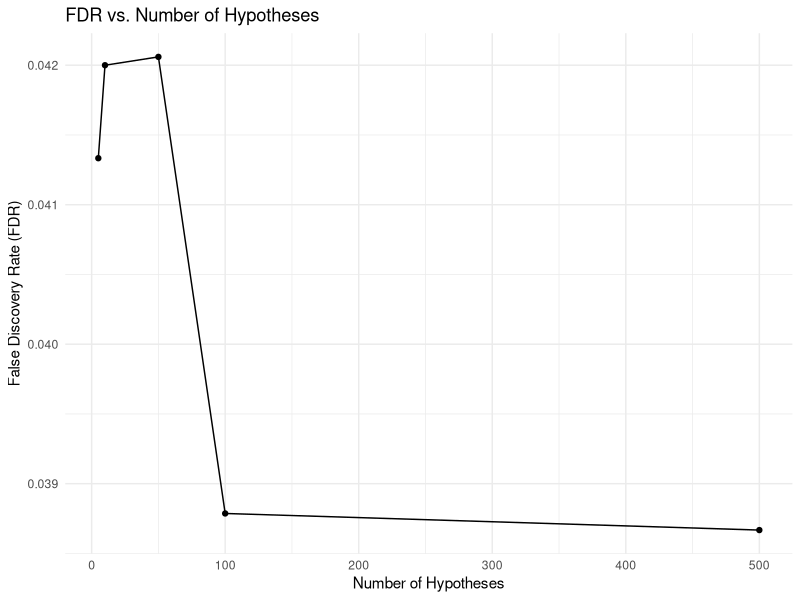
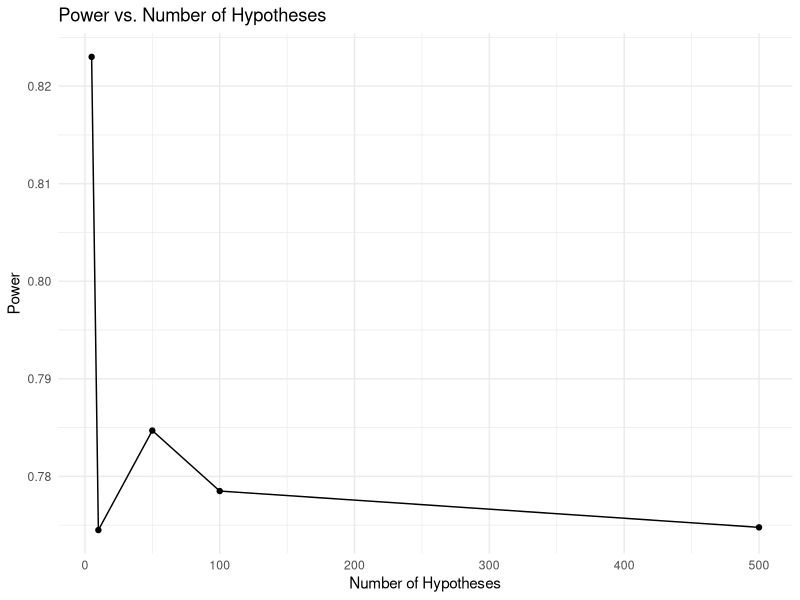
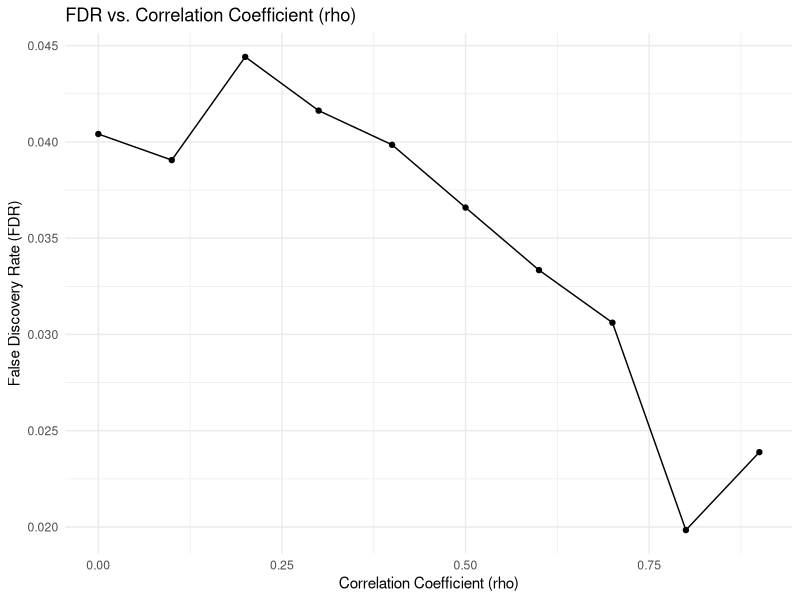
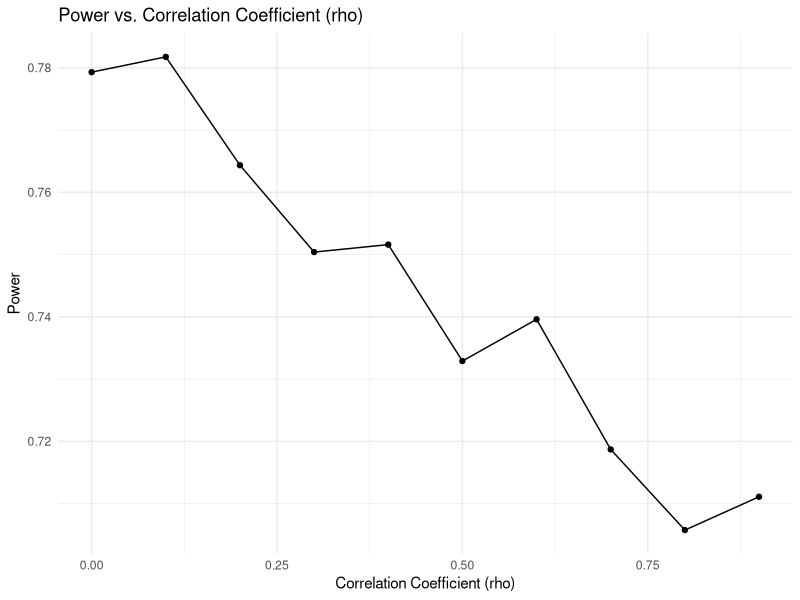

Here is the R script that generated these plots, in order:
## ---- chunk 1
knitr::opts_chunk$set(echo = TRUE)
## ---- chunk 2
# Random seed
set.seed(110)

# Set the parameters
nsamp <- 100           # Number of hypotheses to test
n <- 50                # Sample size for each hypothesis
m0 <- 0.8*nsamp        # Number of true null hypotheses
mu_alternative <- 0.3  # Mean for the alternative hypothesis (for the false null hypotheses)
alpha <- 0.05          # Significance level for FDR control
iterations <- 1000     # Number of iterations for simulation

# Function to simulate one iteration
simulate_one_iteration <- function(nsamp, n, m0, mu_alternative, alpha) {
  # Generate the data
  # True null hypotheses
  data_true_null <- matrix(rnorm(m0 * n, mean = 0, sd = 1), ncol = n)
  # False null hypotheses
  data_false_null <- matrix(rnorm((nsamp - m0) * n, mean = mu_alternative, sd = 1), ncol = n)
  data <- rbind(data_true_null, data_false_null)
  
  # Perform hypothesis tests and collect p-values
  p_values <- apply(data, 1, function(sample) {
    test <- t.test(sample, mu = 0)
    test$p.value
  })
  
  # Apply the Benjamini-Hochberg procedure (The adjusted p-value for the test with rank \( i \) is calculated as the smallest of the adjusted p-values for ranks greater than or equal to \( i \) and is given by \(\min\left( p_{(i)} \frac{m}{i}, 1 \right)\).)
  p_adjusted <- p.adjust(p_values, method = "BH")
  
  # Determine the number of false positives and true positives
  V <- sum(p_adjusted[1:m0] < alpha) # True nulls incorrectly rejected
  S <- sum(p_adjusted[(m0 + 1):nsamp] < alpha) # False nulls correctly rejected
  
  # Calculate FDR for this iteration (protect against division by zero)
  FDR <- ifelse((V + S) > 0, V / (V + S), 0)
  
  # Return the FDR and the number of false positives and true positives as a list
  return(list(FDR = FDR, V = V, S = S))
}

# Run the simulation over many iterations and store the results as a list of lists
results <- replicate(iterations, simulate_one_iteration(nsamp, n, m0, mu_alternative, alpha), simplify = FALSE)

# Calculate the average FDR, V, and S over all iterations
average_FDR <- mean(sapply(results, function(res) res$FDR))
average_V <- mean(sapply(results, function(res) res$V))
average_S <- mean(sapply(results, function(res) res$S))

# Print the results
cat("Average V:", average_V, "\n")
cat("Average S:", average_S, "\n")
cat("Average FDR:", average_FDR, "\n")
## ---- chunk 3
#fdr <- rep(0,iterations)
#for (i in 1:iterations){
 # fdr[i] <- results[[i]]$FDR
#}
#mean(fdr<0.05)
## ---- chunk 4
#hist(sapply(results, function(res) res$FDR))
## ---- chunk 5
# Random seed
set.seed(110)

# Function to simulate one iteration with a given number of hypotheses
simulate_one_iteration <- function(nsamp, n, m0, mu_alternative, alpha) {
  # Generate the data for true null and false null hypotheses
  data_true_null <- matrix(rnorm(m0 * n, mean = 0, sd = 1), ncol = n)
  data_false_null <- matrix(rnorm((nsamp - m0) * n, mean = mu_alternative, sd = 1), ncol = n)
  data <- rbind(data_true_null, data_false_null)
  
  # Perform hypothesis tests and collect p-values
  p_values <- apply(data, 1, function(sample) {
    test <- t.test(sample, mu = 0)
    test$p.value
  })
  
  # Apply the Benjamini-Hochberg procedure
  p_adjusted <- p.adjust(p_values, method = "BH")
  
  # Determine the number of false positives and true positives
  V <- sum(p_adjusted[1:m0] < alpha)
  S <- sum(p_adjusted[(m0 + 1):nsamp] < alpha)
  
  # Calculate the FDR and power for this iteration
  FDR <- ifelse((V + S) > 0, V / (V + S), 0)
  power <- S / (nsamp - m0)
  
  # Return the FDR and power as a list
  return(list(FDR = FDR, power = power))
}

# Function to run the simulation for different numbers of hypotheses
run_simulation <- function(hypothesis_set_sizes, n, m0_ratio, mu_alternative, alpha, iterations) {
  results <- list()
  
  # Loop over the different hypothesis set sizes
  for (nsamp in hypothesis_set_sizes) {
    m0 <- round(nsamp * m0_ratio) # Number of true null hypotheses based on ratio
    # Run the simulation for the current number of hypotheses
    iteration_results <- replicate(iterations, simulate_one_iteration(nsamp, n, m0, mu_alternative, alpha), simplify = FALSE)
    
    # Calculate the average FDR and power over all iterations
    average_FDR <- mean(sapply(iteration_results, function(res) res$FDR))
    average_power <- mean(sapply(iteration_results, function(res) res$power))
    
    # Store the results
    results[[as.character(nsamp)]] <- list(FDR = average_FDR, power = average_power)
  }
  
  return(results)
}

# Parameters
n <- 50                   # Sample size for each hypothesis
m0_ratio <- 0.8           # Ratio of true null hypotheses
mu_alternative <- 0.5       # Mean for the alternative hypothesis
alpha <- 0.05             # Significance level for FDR control
iterations <- 1000        # Number of iterations for simulation
hypothesis_set_sizes <- c(5, 10, 50, 100, 500) # Different numbers of hypotheses to test

# Run the simulation
comparison_results <- run_simulation(hypothesis_set_sizes, n, m0_ratio, mu_alternative, alpha, iterations)

# Print the results
print(comparison_results)
## ---- chunk 6
# Load library
library(ggplot2)

# Extract the number of hypotheses (as character), FDR, and power into vectors
hypothesis_set_sizes <- as.numeric(names(comparison_results))
fdr_values <- sapply(comparison_results, function(x) x$FDR)
power_values <- sapply(comparison_results, function(x) x$power)

# Create a data frame for plotting
plot_data <- data.frame(
  HypothesisSetSize = hypothesis_set_sizes,
  FDR = fdr_values,
  Power = power_values
)

# Plot FDR against number of hypotheses
ggplot(plot_data, aes(x = HypothesisSetSize, y = FDR)) +
  geom_line() +
  geom_point() +
  theme_minimal() +
  ggtitle("FDR vs. Number of Hypotheses") +
  xlab("Number of Hypotheses") +
  ylab("False Discovery Rate (FDR)")

# Plot power against number of hypotheses
ggplot(plot_data, aes(x = HypothesisSetSize, y = Power)) +
  geom_line() +
  geom_point() +
  theme_minimal() +
  ggtitle("Power vs. Number of Hypotheses") +
  xlab("Number of Hypotheses") +
  ylab("Power")

## ---- chunk 7
# Load the MASS package for the mvrnorm function
library(MASS)

# Random seed
set.seed(110)

# Function to simulate one iteration with correlation
simulate_one_iteration_with_correlation <- function(nsamp, n, m0, mu_alternative, alpha, correlation_matrix) {
  # Generate the correlated data
  data <- mvrnorm(n, mu = rep(0, nsamp), Sigma = correlation_matrix)
  
  # Adjust means for the alternative hypothesis
  for (i in (m0 + 1):nsamp) {
    data[, i] <- data[, i] + mu_alternative
  }
  
  # Perform hypothesis tests and collect p-values
  p_values <- apply(data, 2, function(sample) {
    test <- t.test(sample, mu = 0)
    test$p.value
  })
  
  # Apply the Benjamini-Hochberg procedure
  p_adjusted <- p.adjust(p_values, method = "BH")
  
  # Determine the number of false positives and true positives
  V <- sum(p_adjusted[1:m0] < alpha)
  S <- sum(p_adjusted[(m0 + 1):nsamp] < alpha)
  
  # Calculate the FDR and power for this iteration
  FDR <- ifelse((V + S) > 0, V / (V + S), 0)
  power <- S / (nsamp - m0)
  
  # Return the FDR and power as a list
  return(list(FDR = FDR, power = power))
}

# Function to run the simulation for different correlation coefficients
run_simulation_with_correlation <- function(nsamp, n, m0, mu_alternative, alpha, iterations, rho_values) {
  results <- list()
  
  # Loop over the different correlation coefficients
  for (rho in rho_values) {
    # Create correlation matrix
    correlation_matrix <- matrix(rho, nsamp, nsamp)  # Fill the matrix with rho
    diag(correlation_matrix) <- 1  # Set the diagonal to 1 for variances
    
    # Run the simulation for the current correlation coefficient
    iteration_results <- replicate(iterations, simulate_one_iteration_with_correlation(nsamp, n, m0, mu_alternative, alpha, correlation_matrix), simplify = FALSE)
    
    # Calculate the average FDR and power over all iterations
    average_FDR <- mean(sapply(iteration_results, function(res) res$FDR))
    average_power <- mean(sapply(iteration_results, function(res) res$power))
    
    # Store the results for the current correlation coefficient
    results[[paste0("rho_", rho)]] <- list(FDR = average_FDR, power = average_power)
  }
  
  return(results)
}

# Parameters
nsamp <- 100                 # Number of hypotheses
n <- 50                      # Sample size for each hypothesis
m0 <- 80                     # Number of true null hypotheses
mu_alternative <- 0.5          # Mean for the alternative hypothesis
alpha <- 0.05                # Significance level for FDR control
iterations <- 1000           # Number of iterations for simulation
rho_values <- c(0, 0.1, 0.2, 0.3, 0.4, 0.5, 0.6, 0.7, 0.8, 0.9) # Different correlation coefficients to test

# Run the simulation for different values of rho
comparison_results_correlation <- run_simulation_with_correlation(nsamp, n, m0, mu_alternative, alpha, iterations, rho_values)

# Print the results
print(comparison_results_correlation)
## ---- chunk 8
# Create vectors to store the FDR and power values
fdr_values <- numeric(length(rho_values))
power_values <- numeric(length(rho_values))

# Extract the FDR and power values for each rho
for (i in seq_along(rho_values)) {
  rho_key <- paste0("rho_", rho_values[i])
  fdr_values[i] <- comparison_results_correlation[[rho_key]]$FDR
  power_values[i] <- comparison_results_correlation[[rho_key]]$power
}

# Load library
library(ggplot2)

# Create a data frame for plotting
plot_data <- data.frame(
  rho = rho_values,
  FDR = fdr_values,
  Power = power_values
)

# Plot FDR against rho
ggplot(plot_data, aes(x = rho, y = FDR)) +
  geom_line() +
  geom_point() +
  theme_minimal() +
  ggtitle("FDR vs. Correlation Coefficient (rho)") +
  xlab("Correlation Coefficient (rho)") +
  ylab("False Discovery Rate (FDR)")

# Plot power against rho
ggplot(plot_data, aes(x = rho, y = Power)) +
  geom_line() +
  geom_point() +
  theme_minimal() +
  ggtitle("Power vs. Correlation Coefficient (rho)") +
  xlab("Correlation Coefficient (rho)") +
  ylab("Power")
